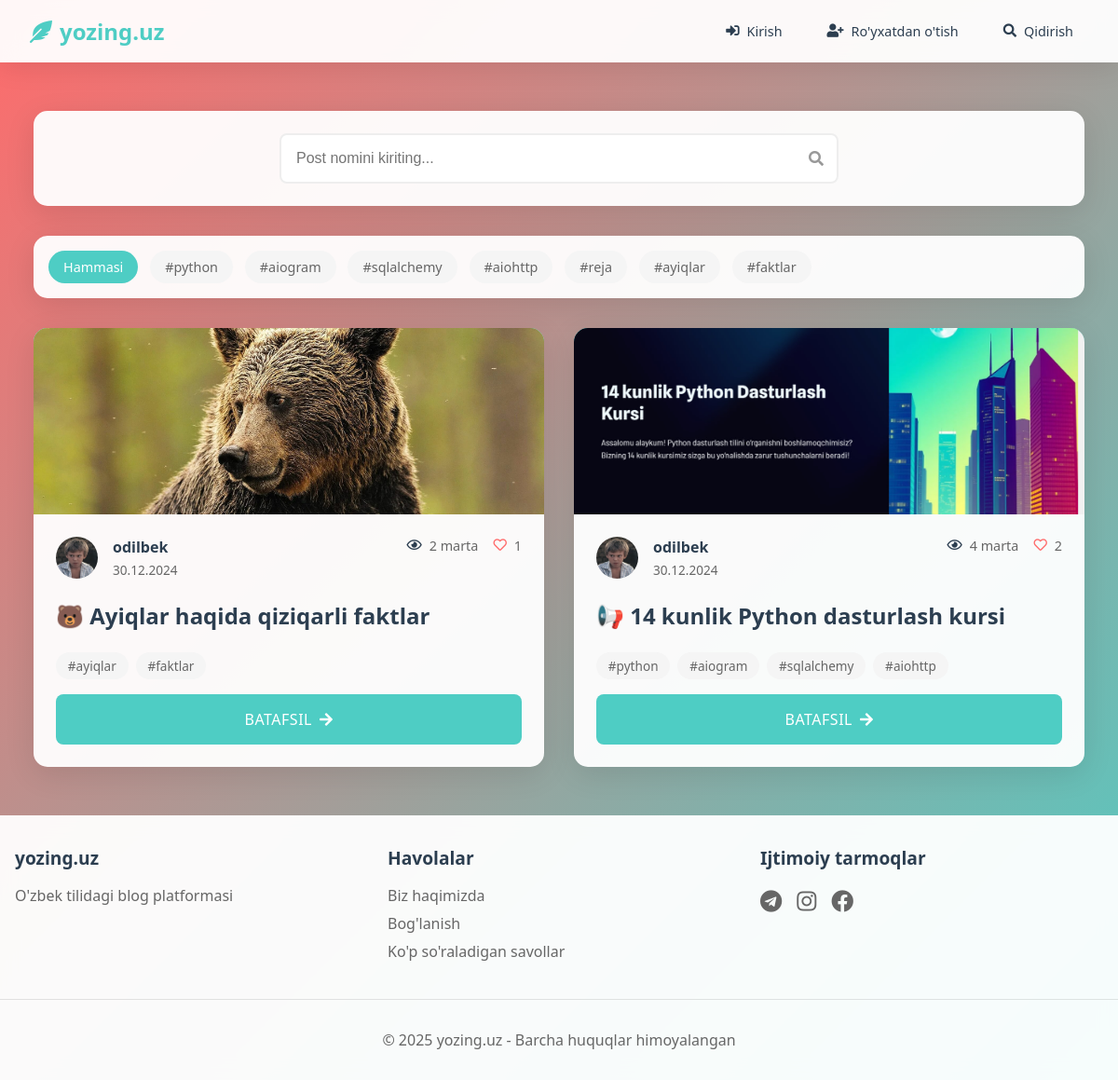
Before: / with the older database file.
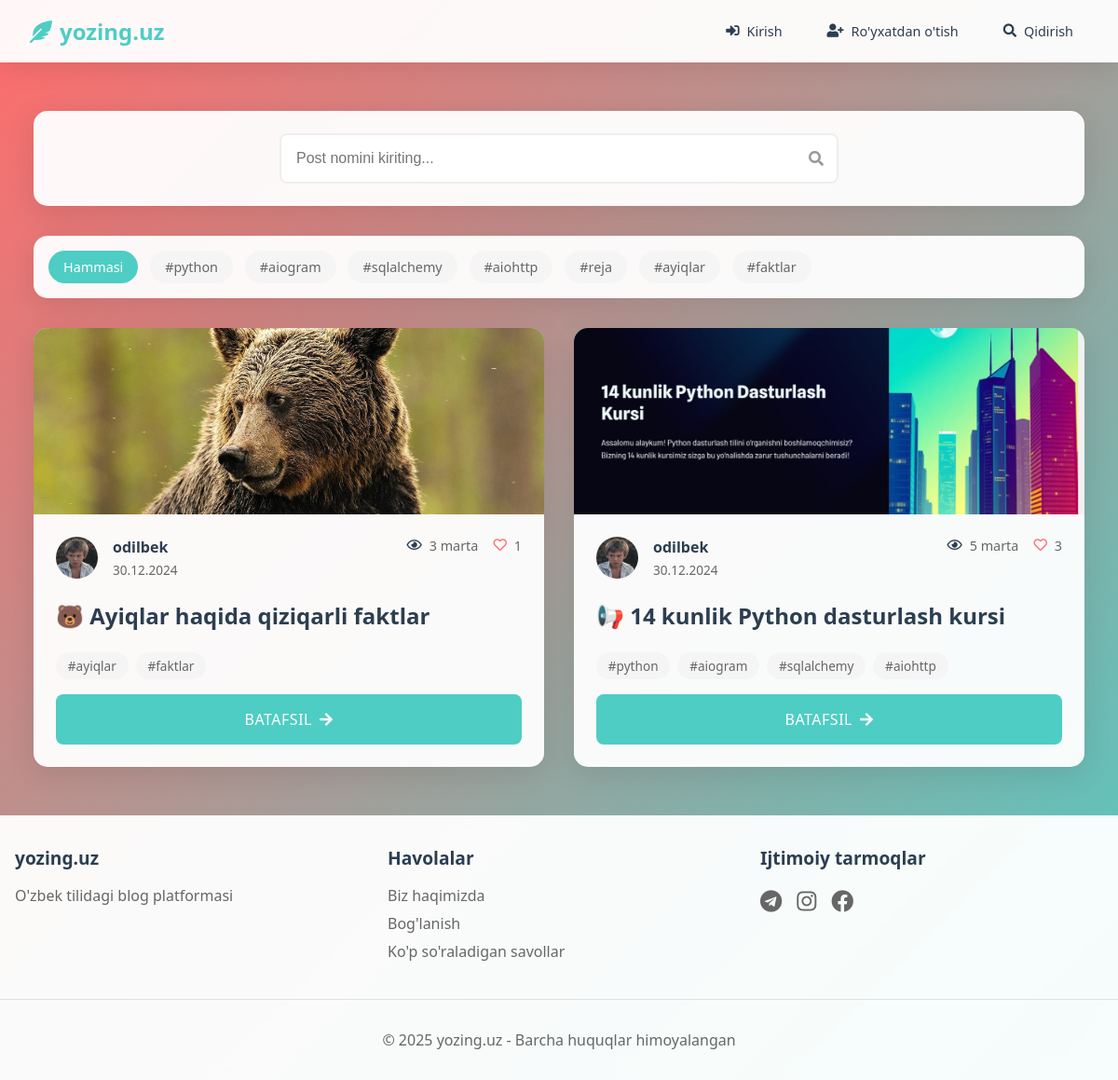
After: the same page with the newer database file.
### blog/models.py (models this page shows, shortened)
class Post(models.Model):
    title = models.CharField(max_length=200)
    content = models.TextField()
    image = models.ImageField(upload_to='media/images/', null=True, blank=True)
    created_at = models.DateTimeField(auto_now_add=True)
    updated_at = models.DateTimeField(auto_now=True)
    author = models.ForeignKey(User, on_delete=models.CASCADE)
    tags = models.ManyToManyField(Tag, blank=True)
    views = models.PositiveIntegerField(default=0)
    likes = models.ManyToManyField(User, related_name='liked_posts', blank=True)

class Profile(models.Model):
    user = models.OneToOneField(User, on_delete=models.CASCADE)
    avatar = models.ImageField(upload_to='avatars/', null=True, blank=True)
    bio = models.TextField(max_length=500, blank=True)
    position = models.CharField(max_length=100, blank=True)

### blog/views.py (the view)
# urls.py: path('', views.post_list, name='post_list'),
def post_list(request):
    tag = request.GET.get('tag')
    if tag:
        post_list = Post.objects.filter(tags__slug=tag).order_by('-created_at')
    else:
        post_list = Post.objects.all().order_by('-created_at')
    paginator = Paginator(post_list, 9)
    page = request.GET.get('page')
    posts = paginator.get_page(page)
    tags = Tag.objects.all()
    return render(request, 'post_list.html', {
        'posts': posts,
        'tags': tags,
        'current_tag': tag
    })

### blog/templates/post_list.html (shortened to what this page needs)
{% extends 'base.html' %}
{% block content %}
<div class="container">
    <div class="search-header">
        <div class="search-input-group">
            <input
                type="text"
                id="searchInput"
                placeholder="Post nomini kiriting..."
                class="search-input"
                autocomplete="off"
            >
            <i class="fas fa-search search-icon"></i>
        </div>
    </div>
    <div class="tags-filter">
        <a href="{% url 'post_list' %}" class="tag-item {% if not current_tag %}active{% endif %}">
            Hammasi
        </a>
        {% for tag in tags %}
            <a href="{% url 'post_list' %}?tag={{ tag.slug }}"
               class="tag-item {% if current_tag == tag.slug %}active{% endif %}">
                #{{ tag.name }}
            </a>
        {% endfor %}
    </div>
    <div id="searchResults" class="posts-grid">
        {% include 'partial_posts.html' with posts=posts %}
    </div>
</div>
{% endblock %}

### blog/templates/partial_posts.html (shortened to what this page needs)
{% if posts %}
    {% for post in posts %}
        <div class="post-card">
            <div class="post-image">
                {% if post.image %}
                    <img src="{{ post.image.url }}" alt="{{ post.title }}">
                {% else %}
                    <div class="post-image-placeholder">
                        <i class="fas fa-feather-alt"></i>
                        <span>yozing.uz</span>
                    </div>
                {% endif %}
            </div>
            <div class="post-content">
                <div class="post-header">
                    <div class="author-info">
                        <div class="author-avatar">
                            {% if post.author.profile.avatar %}
                                <img src="{{ post.author.profile.avatar.url }}" alt="{{ post.author.username }}">
                            {% else %}
                                <img src="https://ui-avatars.com/api/?name={{ post.author.username }}&background=4ECDC4&color=fff" alt="{{ post.author.username }}">
                            {% endif %}
                        </div>
                        <div class="author-details">
                            <span class="author-name">{{ post.author.username }}</span>
                            <span class="post-date">{{ post.created_at|date:"d.m.Y" }}</span>
                        </div>
                    </div>
                    <div class="post-stats">
                        <span class="post-views">
                            <i class="far fa-eye"></i>
                            {{ post.views }} marta
                        </span>
                        <span class="post-likes">
                            <i class="far fa-heart"></i>
                            {{ post.likes.count }}
                        </span>
                    </div>
                </div>
                <h2 class="post-title">
                    <a href="{% url 'post_detail' post.pk %}">{{ post.title }}</a>
                </h2>
                <div class="post-tags">
                    {% for tag in post.tags.all %}
                        <a href="?tag={{ tag.slug }}" class="post-tag">#{{ tag.name }}</a>
                    {% endfor %}
                </div>
                <a href="{% url 'post_detail' post.pk %}" class="read-more-button">
                    <span>Batafsil</span>
                    <i class="fas fa-arrow-right"></i>
                </a>
            </div>
        </div>
    {% endfor %}
{% else %}
    <div class="no-results">
        <i class="fas fa-search"></i>
        <p>Postlar topilmadi</p>
    </div>
{% endif %}

Changed rows visible on the page:
changed Post "🐻 Ayiqlar haqida qiziqarli faktlar": views "2" → "3"
changed Post "📢 14 kunlik Python dasturlash kursi": views "4" → "5"; likes.count "2" → "3"
